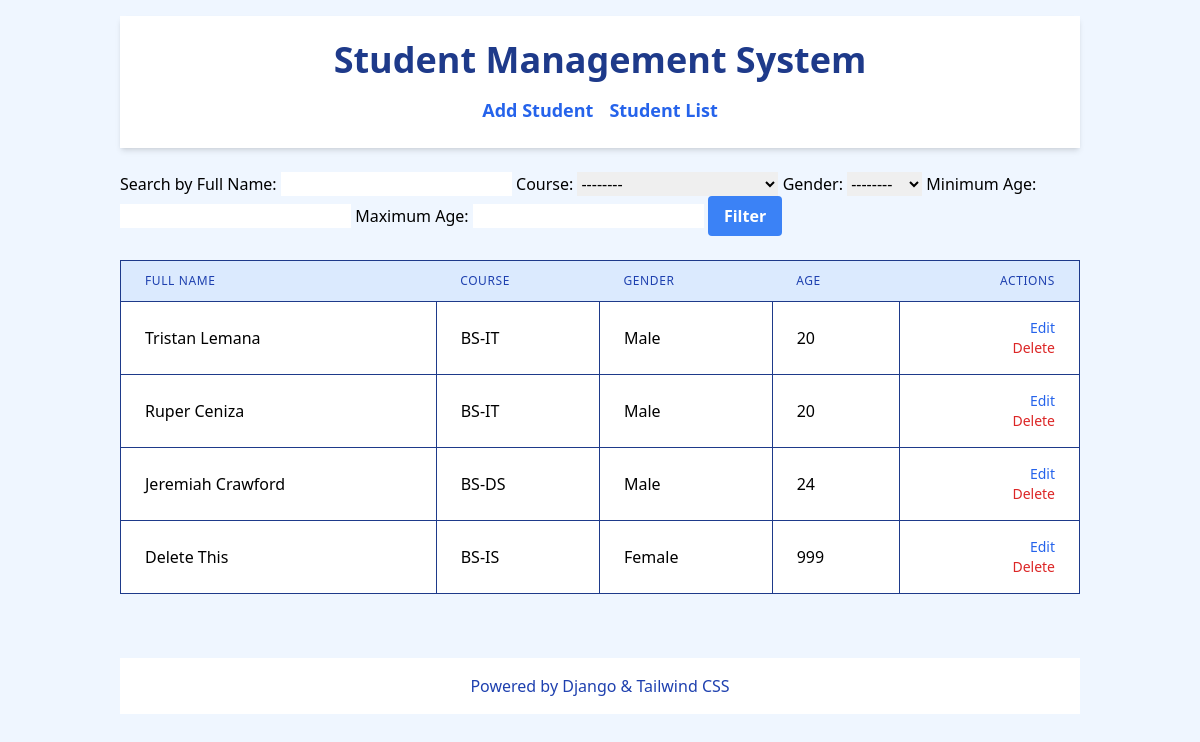
Before: / with the older database file.
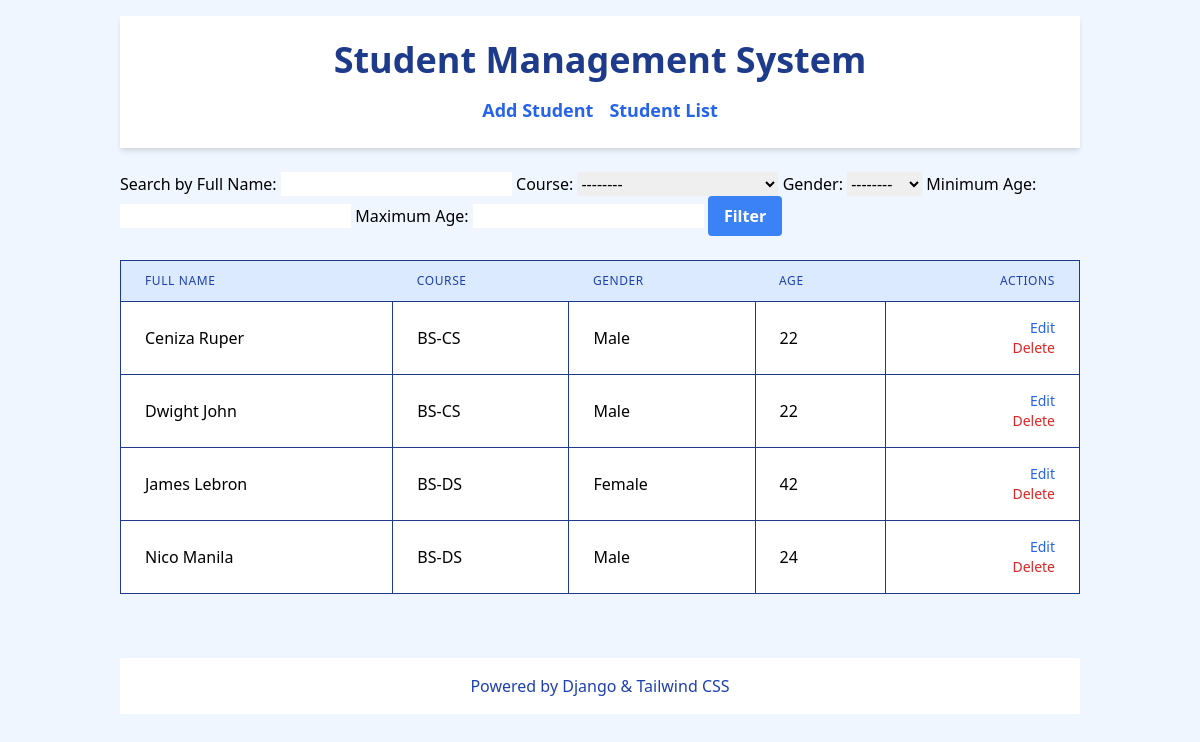
After: the same page with the newer database file.
### students/models.py (models this page shows, shortened)
class Student(models.Model):
    first_name = models.CharField(max_length=100)
    last_name = models.CharField(max_length=100)
    course = models.CharField(max_length=50, choices=[
        ('BS-CS', 'BS-CS'),
        ('BS-DS', 'BS-DS'),
        ('BS-IT', 'BS-IT'),
        ('BS-IS', 'BS-IS')
    ])
    gender = models.CharField(max_length=6, choices=[
        ('Male', 'Male'),
        ('Female', 'Female')
    ])
    age = models.IntegerField()

### students/views.py (the view)
# urls.py: path('', views.student_list, name='student_list'),
def student_list(request):
    if request.method == 'GET':
        form = FilterForm(request.GET)
        if form.is_valid():
            full_name = form.cleaned_data['full_name']
            course = form.cleaned_data['course']
            gender = form.cleaned_data['gender']
            age_min = form.cleaned_data['age_min']
            age_max = form.cleaned_data['age_max']
            students = Student.objects.all()
            if full_name:
                students = students.filter(first_name__icontains=full_name) | students.filter(last_name__icontains=full_name)
            if course:
                students = students.filter(course=course)
            if gender:
                students = students.filter(gender=gender)
            if age_min is not None:
                students = students.filter(age__gte=age_min)
            if age_max is not None:
                students = students.filter(age__lte=age_max)
    else:
        form = FilterForm()
        students = Student.objects.all()
    return render(request, 'students/student_list.html', {'form': form, 'students': students})

### students/forms.py
class FilterForm(forms.Form):
    full_name = forms.CharField(required=False, label='Search by Full Name')
    course = forms.ChoiceField(choices=[
        ('', '--------'),
        ('BS-CS', 'Computer Science'),
        ('BS-DS', 'Data Science'),
        ('BS-IT', 'Information Technology'),
        ('BS-IS', 'Information Systems')
    ], required=False)
    gender = forms.ChoiceField(choices=[
        ('', '--------'),
        ('Male', 'Male'),
        ('Female', 'Female')
    ], required=False)
    age_min = forms.IntegerField(required=False, label='Minimum Age')
    age_max = forms.IntegerField(required=False, label='Maximum Age')

### students/templates/students/student_list.html (shortened to what this page needs)
<!DOCTYPE html>
<html lang="en">
<head>
    <script src="https://cdn.tailwindcss.com"></script>
</head>
<body class="bg-blue-50 font-poppins">
    <div class="container mx-auto px-8 py-4">
        <header class="py-6 mb-6 shadow-md bg-white">
            <h1 class="text-4xl font-bold text-center text-blue-900">Student Management System</h1>
            <nav class="flex justify-center gap-4 mt-4">
                <a href="{% url 'add_student' %}" class="text-lg font-semibold text-blue-600 hover:text-blue-800">Add Student</a>
                <a href="{% url 'student_list' %}" class="text-lg font-semibold text-blue-600 hover:text-blue-800">Student List</a>
            </nav>
        </header>
        <form method="GET" action="">
            {{ form.full_name.label_tag }} {{ form.full_name }}
            {{ form.course.label_tag }} {{ form.course }}
            {{ form.gender.label_tag }} {{ form.gender }}
            {{ form.age_min.label_tag }} {{ form.age_min }}
            {{ form.age_max.label_tag }} {{ form.age_max }}
            <button type="submit" class="bg-blue-500 hover:bg-blue-700 text-white font-bold py-2 px-4 rounded">Filter</button>
        </form>
        {% block content %}
        <div class="py-6">
            <div class="overflow-x-auto">
                <table class="min-w-full divide-y divide-blue-900 border border-blue-900 shadow-sm">
                    <thead class="bg-blue-100">
                        <tr>
                            <th scope="col" class="px-6 py-3 text-left text-xs font-medium text-blue-800 uppercase tracking-wider border-b border-blue-900">Full Name</th>
                            <th scope="col" class="px-6 py-3 text-left text-xs font-medium text-blue-800 uppercase tracking-wider border-b border-blue-900">Course</th>
                            <th scope="col" class="px-6 py-3 text-left text-xs font-medium text-blue-800 uppercase tracking-wider border-b border-blue-900">Gender</th>
                            <th scope="col" class="px-6 py-3 text-left text-xs font-medium text-blue-800 uppercase tracking-wider border-b border-blue-900">Age</th>
                            <th scope="col" class="px-6 py-3 text-right text-xs font-medium text-blue-800 uppercase tracking-wider border-b border-blue-900">Actions</th>
                        </tr>
                    </thead>
                    <tbody class="bg-white divide-y divide-blue-900">
                        {% for student in students %}
                        <tr class="hover:bg-blue-50">
                            <td class="px-6 py-4 whitespace-nowrap border border-blue-900">
                                <span class="view-mode">{{ student.first_name }} {{ student.last_name }}</span>
                            </td>
                            <td class="px-6 py-4 whitespace-nowrap border border-blue-900">
                                <span class="view-mode">{{ student.course }}</span>
                            </td>
                            <td class="px-6 py-4 whitespace-nowrap border border-blue-900">
                                <span class="view-mode">{{ student.gender }}</span>
                            </td>
                            <td class="px-6 py-4 whitespace-nowrap border border-blue-900">
                                <span class="view-mode">{{ student.age }}</span>
                            </td>
                            <td class="px-6 py-4 whitespace-nowrap text-right text-sm font-medium border border-blue-900">
                                <form method="post" action="{% url 'update_student' student.id %}">
                                    <a href="#" class="edit-toggle text-blue-600 hover:text-blue-800">Edit</a>
                                </form>
                                <form method="post" action="{% url 'delete_student' student.id %}" style="display:inline;">
                                    <button type="submit" class="text-red-600 hover:text-red-800 ml-4">Delete</button>
                                </form>
                            </td>
                        </tr>
                        {% endfor %}
                    </tbody>
                </table>
            </div>
        </div>
        {% endblock %}
        <footer class="py-4 text-center mt-10 bg-white text-blue-800">
            <p class="font-light">Powered by Django & Tailwind CSS</p>
        </footer>
    </div>
</body>
</html>

Changed rows visible on the page:
removed Student: first_name "Tristan", last_name "Lemana", course "BS-IT", gender "Male", age "20"
removed Student: first_name "Ruper", last_name "Ceniza", course "BS-IT", gender "Male", age "20"
removed Student: first_name "Jeremiah", last_name "Crawford", course "BS-DS", gender "Male", age "24"
removed Student: first_name "Delete", last_name "This", course "BS-IS", gender "Female", age "999"
added Student: first_name "Ceniza", last_name "Ruper", course "BS-CS", gender "Male", age "22"
added Student: first_name "Dwight", last_name "John", course "BS-CS", gender "Male", age "22"
added Student: first_name "James", last_name "Lebron", course "BS-DS", gender "Female", age "42"
added Student: first_name "Nico", last_name "Manila", course "BS-DS", gender "Male", age "24"
